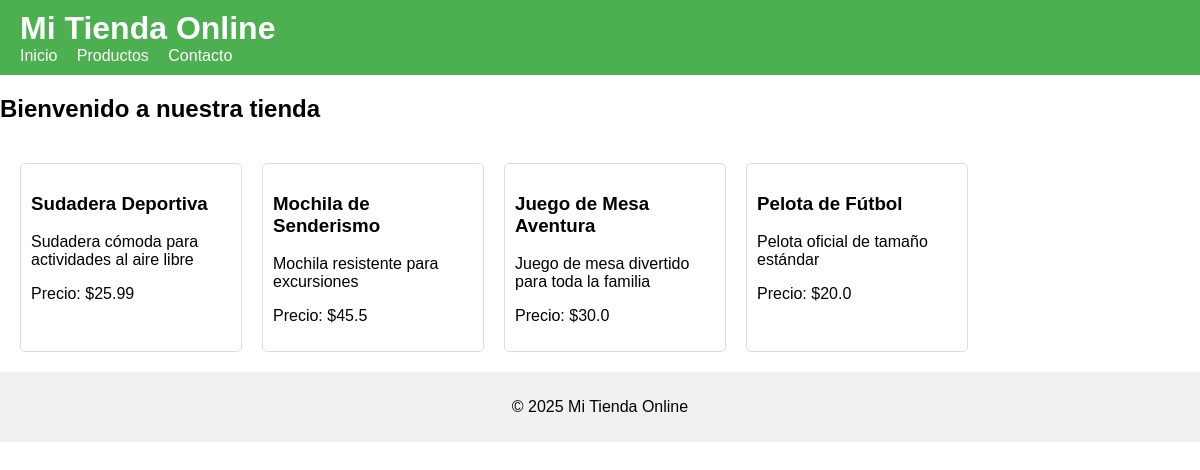
The page / on the database its author committed.
### tables this page shows
CREATE TABLE productos (
    id INTEGER PRIMARY KEY AUTOINCREMENT,
    nombre TEXT NOT NULL,
    descripcion TEXT,
    precio REAL
);

### tiendaonline/app.py (the view)
@app.route('/')
def index():
    productos = obtener_productos()
    return render_template('index.html', productos=productos)

### tiendaonline/app.py (called while the page is built)
def obtener_productos():
    conn = sqlite3.connect(ruta_db)
    cursor = conn.cursor()
    cursor.execute('SELECT * FROM productos')
    productos = cursor.fetchall()
    conn.close()
    return productos

### tiendaonline/templates/index.html
{% extends "base.html" %}
{% block content %}
<h2>Bienvenido a nuestra tienda</h2>
<div class="productos">
    {% for producto in productos %}
        <div class="producto">
            <h3>{{ producto[1] }}</h3>
            <p>{{ producto[2] }}</p>
            <p>Precio: ${{ producto[3] }}</p>
        </div>
    {% endfor %}
</div>
{% endblock %}

### tiendaonline/templates/base.html (shortened to what this page needs)
<!DOCTYPE html>
<html lang="es">
<head>
    <link rel="stylesheet" href="{{ url_for('static', filename='style.css') }}">
</head>
<body>
    <header>
        <h1>Mi Tienda Online</h1>
        <nav>
            <a href="/">Inicio</a>
            <a href="/productos">Productos</a>
            <a href="/contacto">Contacto</a>
        </nav>
    </header>
    <main>
        {% block content %}{% endblock %}
    </main>
    <footer>
        <p>&copy; 2025 Mi Tienda Online</p>
    </footer>
</body>
</html>

### tiendaonline/static/style.css (style rules this page uses)
body { font-family: Arial, sans-serif; margin: 0; padding: 0; }
header { background-color: #4CAF50; color: white; padding: 10px 20px; }
header h1 { margin: 0; }
nav a { color: white; margin-right: 15px; text-decoration: none; }
.productos { display: flex; flex-wrap: wrap; gap: 20px; padding: 20px; }
.producto { border: 1px solid #ddd; padding: 10px; width: 200px; border-radius: 5px; }
footer { background-color: #f1f1f1; text-align: center; padding: 10px; }

### rows shown on the page
productos: nombre "Sudadera Deportiva", descripcion "Sudadera cómoda para actividades al aire libre", precio "25.99"
productos: nombre "Mochila de Senderismo", descripcion "Mochila resistente para excursiones", precio "45.5"
productos: nombre "Juego de Mesa Aventura", descripcion "Juego de mesa divertido para toda la familia", precio "30.0"
productos: nombre "Pelota de Fútbol", descripcion "Pelota oficial de tamaño estándar", precio "20.0"
